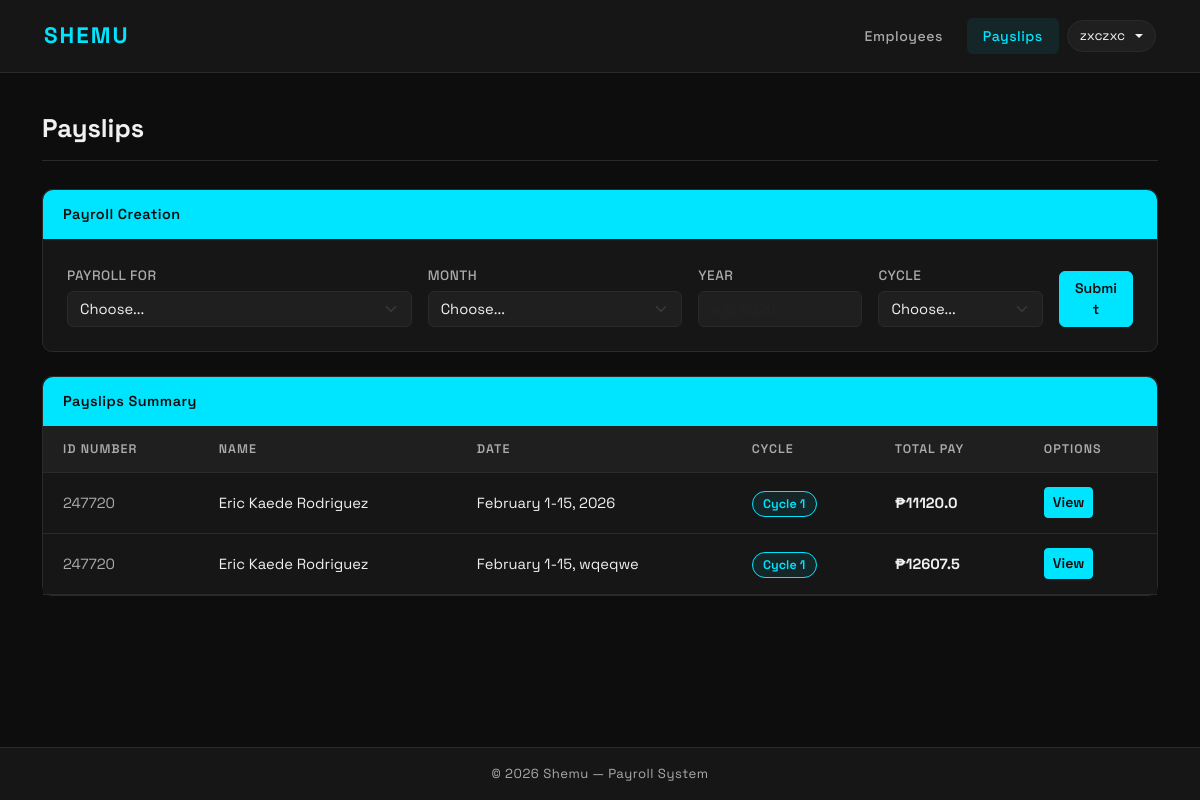
The app's page /payslips/ (signed in), older data.
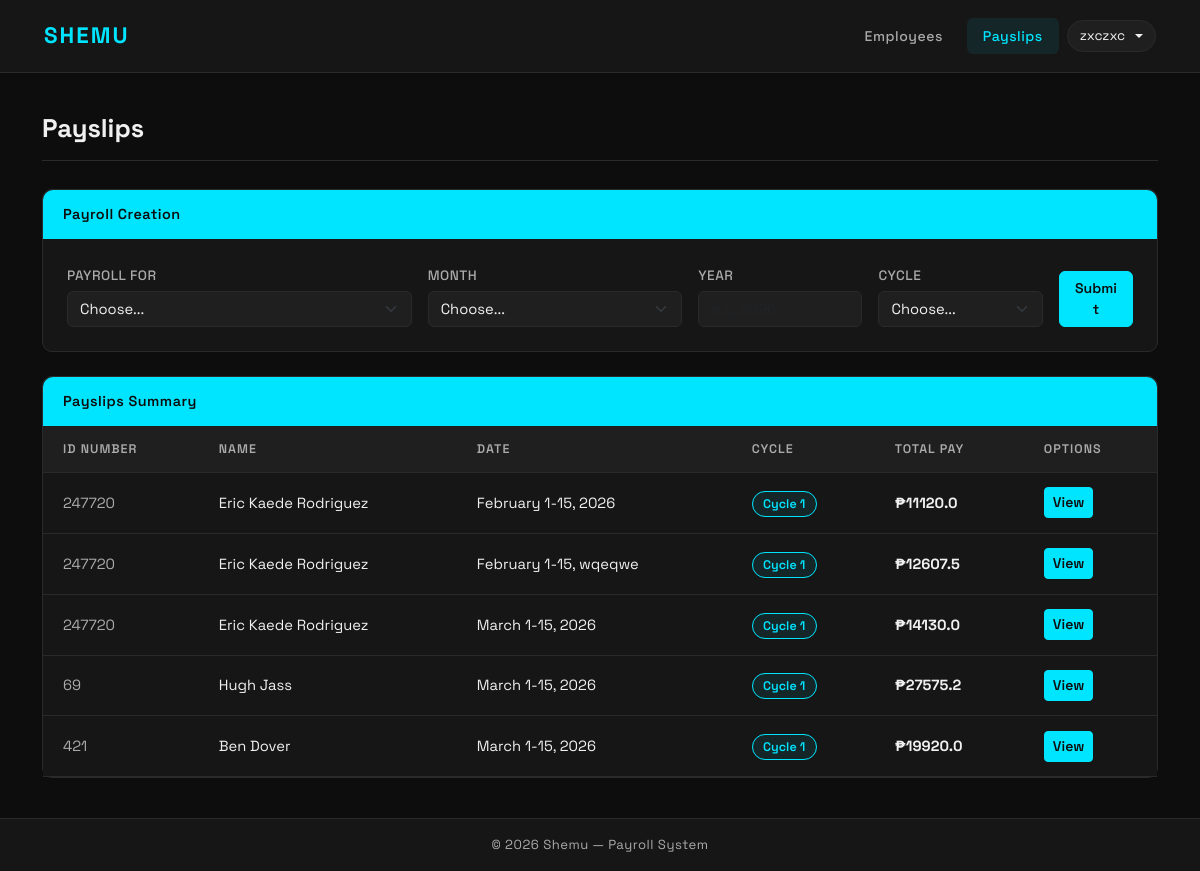
The same page, newer data.
### payroll_app/models.py (models this page shows, shortened)
class Payslip(models.Model):
    id_number = models.ForeignKey(Employee, on_delete=models.CASCADE)
    month = models.CharField(max_length=20)
    date_range = models.CharField(max_length=50)
    year = models.CharField(max_length=4)
    pay_cycle = models.IntegerField()
    rate = models.FloatField()
    earnings_allowance = models.FloatField()
    deductions_tax = models.FloatField()
    deductions_health = models.FloatField()
    pag_ibig = models.FloatField()
    sss = models.FloatField()
    overtime = models.FloatField()
    total_pay = models.FloatField()

class Employee(models.Model):
    name = models.CharField(max_length=300)
    id_number = models.CharField(max_length=50, primary_key=True, unique=True)
    rate = models.FloatField()
    overtime_pay = models.FloatField(null=True, blank=True)
    allowance = models.FloatField(null=True, blank=True)

### payroll_app/views.py (the view, shortened to what this page needs)
# urls.py: path('payslips/', views.payslips, name='payslips'),
def payslips(request):
    if not request.user.is_authenticated:
        return redirect('login')
    all_employees = Employee.objects.all()
    all_payslips  = Payslip.objects.select_related('id_number').all()
    error_message = None
    context = {
        'employees':     all_employees,
        'payslips':      all_payslips,
        'months':        MONTHS,
        'error_message': error_message,
        'current_year':  datetime.now().year,
        'current_month': MONTHS[datetime.now().month - 1],
    }
    return render(request, 'payroll_app/payslips.html', context)

### payroll_app/templates/payroll_app/payslips.html (shortened to what this page needs)
{% extends 'payroll_app/base.html' %}
{% block content %}
<div class="page-header">
    <h1 class="page-title">Payslips</h1>
</div>
<div class="card mb-4">
    <div class="card-header-custom">Payroll Creation</div>
    <div class="card-body p-4">
        <form method="post" class="row g-3 align-items-end">
            <div class="col-md-4">
                <label class="form-label">Payroll for</label>
                <select name="payroll_for" class="form-select" required>
                    <option value="" disabled selected>Choose...</option>
                </select>
            </div>
            <div class="col-md-3">
                <label class="form-label">Month</label>
                <select name="month" class="form-select" required>
                    <option value="" disabled selected>Choose...</option>
                </select>
            </div>
            <div class="col-md-2">
    <label class="form-label">Year</label>
    <input type="number"
           name="year"
           class="form-control"
           placeholder="e.g. 2026"
           min="2000"
           max="{{ current_year }}"
           required>
            </div>
            <div class="col-md-2">
                <label class="form-label">Cycle</label>
                <select name="cycle" class="form-select" required>
                    <option value="" disabled selected>Choose...</option>
                </select>
            </div>
            <div class="col-md-1">
                <button type="submit" class="btn btn-accent w-100">Submit</button>
            </div>
        </form>
    </div>
</div>
<div class="card">
    <div class="card-header-custom">Payslips Summary</div>
    <table class="table table-hover mb-0">
        <thead>
            <tr>
                <th>ID Number</th>
                <th>Name</th>
                <th>Date</th>
                <th>Cycle</th>
                <th>Total Pay</th>
                <th>Options</th>
            </tr>
        </thead>
        <tbody>
            {% for ps in payslips %}
            <tr>
                <td><span class="text-muted">{{ ps.id_number.id_number }}</span></td>
                <td>{{ ps.id_number.name }}</td>
                <td>{{ ps.date_range }}, {{ ps.year }}</td>
                <td><span class="badge-cycle">Cycle {{ ps.pay_cycle }}</span></td>
                <td><strong>₱{{ ps.total_pay }}</strong></td>
                <td><a href="{% url 'view_payslip' ps.pk %}" class="btn btn-sm btn-accent">View</a></td>
            </tr>
            {% empty %}
            <tr>
                <td colspan="6" class="text-center text-muted py-4">No payslips yet.</td>
            </tr>
            {% endfor %}
        </tbody>
    </table>
</div>
{% endblock %}

Row changes from the older to the newer data that the page shows:
added Payslip: id_number.id_number "247720", id_number.name "Eric Kaede Rodriguez", date_range "March 1-15", year "2026", pay_cycle "1", total_pay "14130.0"
added Payslip: id_number.id_number "69", id_number.name "Hugh Jass", date_range "March 1-15", year "2026", pay_cycle "1", total_pay "27575.2"
added Payslip: id_number.id_number "421", id_number.name "Ben Dover", date_range "March 1-15", year "2026", pay_cycle "1", total_pay "19920.0"
